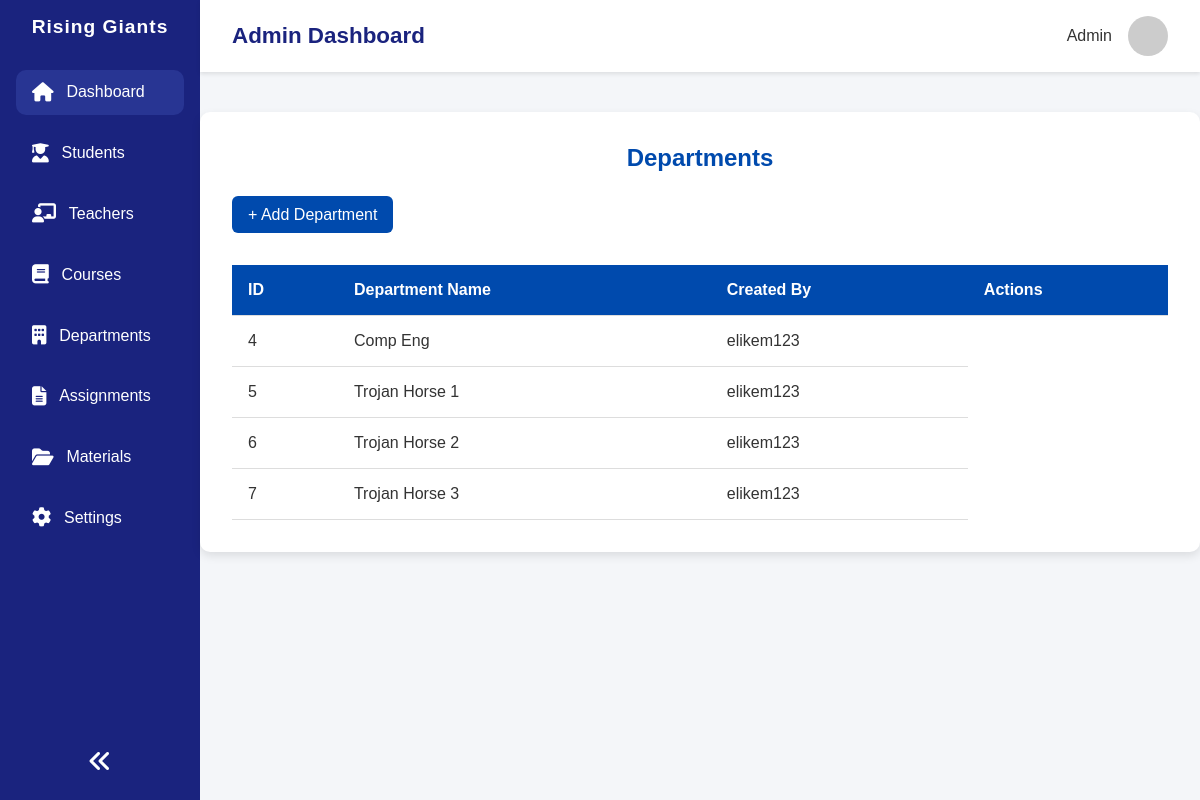
Page /dashboard/departments/ on the earlier database version.
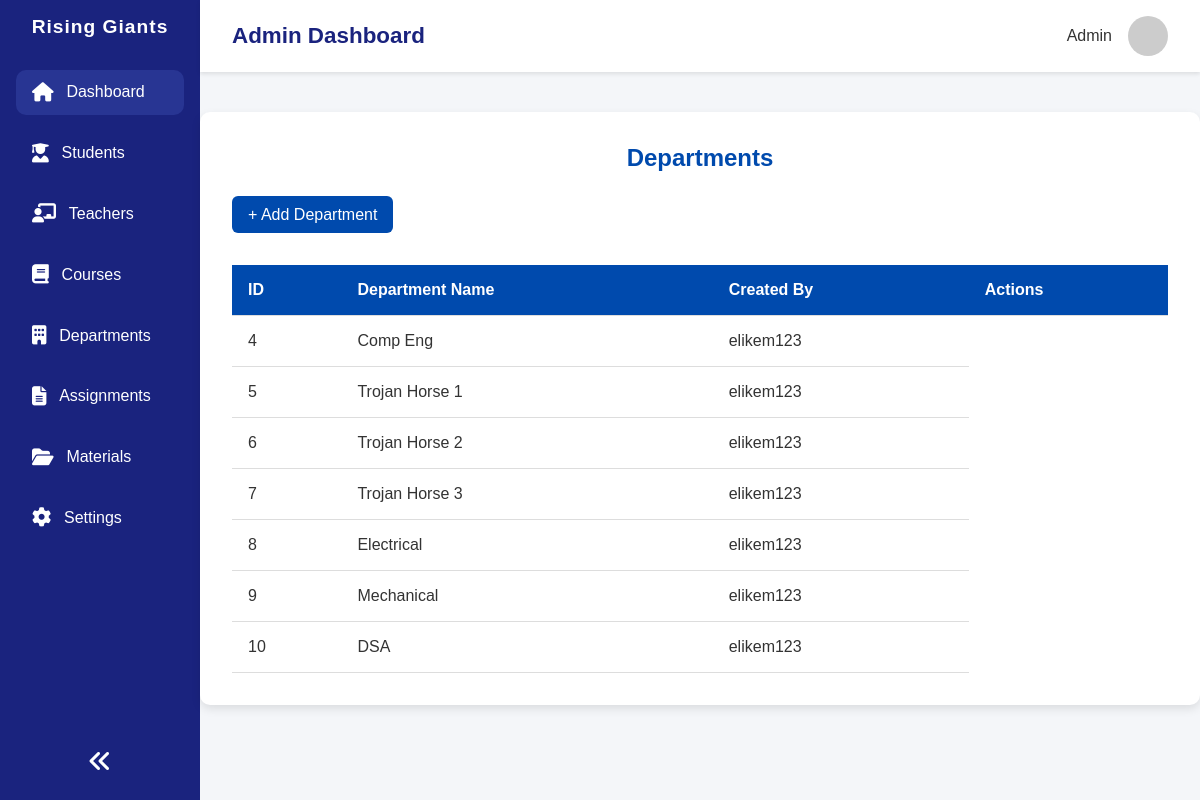
Same page on the later database version.
### main/models.py (models this page shows, shortened)
class Department(models.Model):
    slug = models.SlugField(unique= True, blank=True)
    name = models.CharField(blank=True,max_length=100,unique=True)
    created_by = models.ForeignKey(
        settings.AUTH_USER_MODEL,
        on_delete= models.CASCADE,
        related_name="departments_created"
        )
    updated_at = models.DateTimeField(auto_now=True)

### users/models.py (models this page shows)
class CustomUser(AbstractUser):
    ROLES = {
        None:"Select user",
        "admin":"Admin",
        "teacher":"Teacher",
        "student":"Student",
    }
    school_id = models.CharField(blank=True,null=True,unique=True,validators=[is_umat_id])
    role = models.CharField(choices=ROLES, blank=True,default="teacher")
    deparment = models.ForeignKey(
        Department,
            on_delete=models.SET_NULL,
            null=True,
            blank=True,
            related_name="users"
        )
    def __str__(self):
        return self.username
    USERNAME_FIELD = "school_id"

### main/views.py (the view)
# urls.py: path("departments/",views.departments,name = "admin_departments"),
def departments(request):
    departments = Department.objects.all()
    context = {
        "departments":departments
    }
    return render(request,"main/admin_department_list.html",context)

### main/context_processors.py (called while the page is built)
def total_values(request):
    total_users = User.objects.all().count()
    total_teachers = User.objects.filter(role = "teacher").count()
    total_students = User.objects.filter(role = "student").count()
    total_departments = Department.objects.all().count()
    total_courses = Course.objects.all().count()
    context = {
        "total_students":total_students,
        "total_teachers":total_teachers,
        "total_courses":total_courses,
        "total_departments":total_departments,
    }
    return context

### main/templates/main/admin_department_list.html (shortened to what this page needs)
{% extends 'main_base.html' %}
{% load static %}
{% block extra_styles %}<link rel="stylesheet" href="{% static 'main/css/departments.css' %}">
{% endblock extra_styles %}
{% block body %}
  <div class="container">
    <h2>Departments</h2>
    <a href="{% url 'main:admin_create_department'%}" class="add-btn">+ Add Department</a>
    <table>
      <thead>
        <tr>
          <th>ID</th>
          <th>Department Name</th>
          <th>Created By</th>
          <th>Actions</th>
        </tr>
      </thead>
      <tbody id="departmentList">
        {%for department in departments %}
        <tr>
            <td>{{department.id}}</td>
            <td>{{department.name}}</td>
            <td>{{department.created_by}}</td>
        </tr>
        {% endfor %}
      </tbody>
    </table>
  </div>
{% endblock body %}

Differences in the rows shown:
added Department: id "8", name "Electrical", created_by "elikem123"
added Department: id "9", name "Mechanical", created_by "elikem123"
added Department: id "10", name "DSA", created_by "elikem123"
